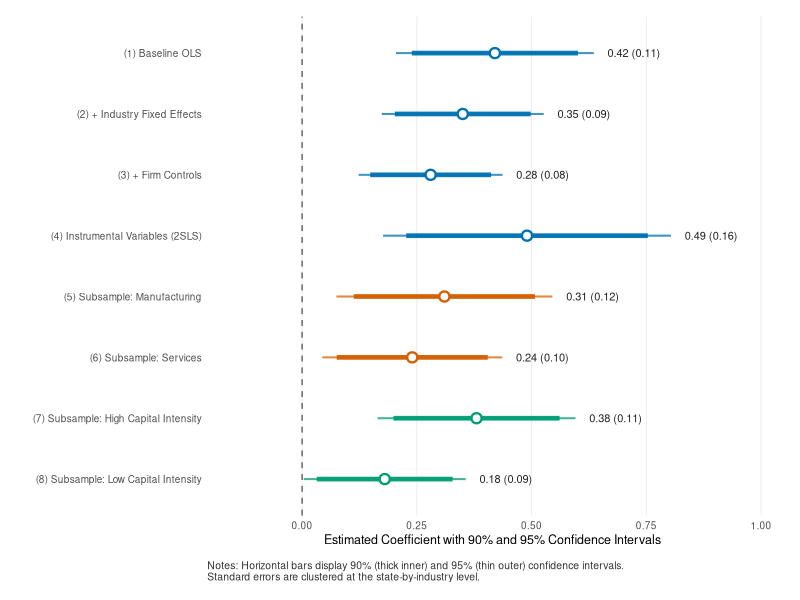
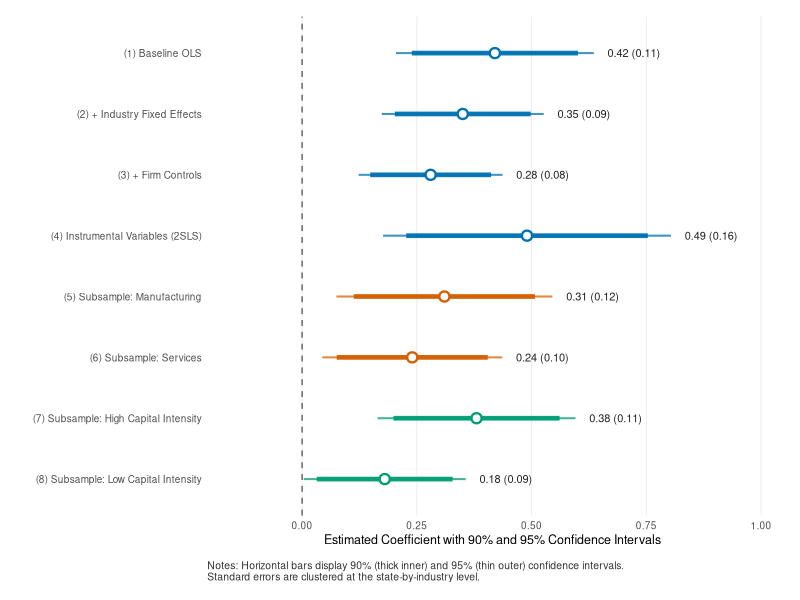

Generate these figures, in order, with R:
# Publication-Grade Coefficient and Forest Plot (R / ggplot2)
# Adheres to Gastel & Day exhibit standards

suppressPackageStartupMessages({
  library(ggplot2)
})

# 1. Model Estimates Table
create_model_estimates <- function() {
  data.frame(
    spec = factor(
      c(
        "(1) Baseline OLS",
        "(2) + Industry Fixed Effects",
        "(3) + Firm Controls",
        "(4) Instrumental Variables (2SLS)",
        "(5) Subsample: Manufacturing",
        "(6) Subsample: Services",
        "(7) Subsample: High Capital Intensity",
        "(8) Subsample: Low Capital Intensity"
      ),
      levels = rev(c(
        "(1) Baseline OLS",
        "(2) + Industry Fixed Effects",
        "(3) + Firm Controls",
        "(4) Instrumental Variables (2SLS)",
        "(5) Subsample: Manufacturing",
        "(6) Subsample: Services",
        "(7) Subsample: High Capital Intensity",
        "(8) Subsample: Low Capital Intensity"
      ))
    ),
    subgroup = c(rep("Full Sample", 4), rep("By Sector", 2), rep("By Capital Tier", 2)),
    estimate = c(0.42, 0.35, 0.28, 0.49, 0.31, 0.24, 0.38, 0.18),
    se = c(0.11, 0.09, 0.08, 0.16, 0.12, 0.10, 0.11, 0.09)
  )
}

# 2. Render Exhibit
plot_coefficient_forest_r <- function(df, out_pdf = "coefficient_plot_r.pdf", out_png = "coefficient_plot_r.png") {
  df$ci90_lo <- df$estimate - 1.645 * df$se
  df$ci90_hi <- df$estimate + 1.645 * df$se
  df$ci95_lo <- df$estimate - 1.960 * df$se
  df$ci95_hi <- df$estimate + 1.960 * df$se
  df$label <- sprintf("%.2f (%.2f)", df$estimate, df$se)
  
  p <- ggplot(df, aes(x = estimate, y = spec, color = subgroup)) +
    # Null reference line
    geom_vline(xintercept = 0, linetype = "dashed", color = "#666666", linewidth = 0.5) +
    # 95% Confidence Interval (thin outer line)
    geom_errorbar(aes(xmin = ci95_lo, xmax = ci95_hi), width = 0, orientation = "y", linewidth = 0.7, alpha = 0.75) +
    # 90% Confidence Interval (thick inner line)
    geom_errorbar(aes(xmin = ci90_lo, xmax = ci90_hi), width = 0, orientation = "y", linewidth = 1.6, alpha = 0.95) +
    # Point estimates
    geom_point(size = 2.6, shape = 21, fill = "white", stroke = 1.2) +
    # Numeric text labels
    geom_text(aes(x = ci95_hi + 0.03, label = label), hjust = 0, size = 2.8, color = "#222222") +
    scale_color_manual(values = c("Full Sample" = "#0072B2", "By Sector" = "#D55E00", "By Capital Tier" = "#009E73")) +
    coord_cartesian(xlim = c(-0.15, 0.98)) +
    labs(
      x = "Estimated Coefficient with 90% and 95% Confidence Intervals",
      y = "",
      caption = paste(
        "Notes: Horizontal bars display 90% (thick inner) and 95% (thin outer) confidence intervals.",
        "Standard errors are clustered at the state-by-industry level.",
        sep = "\n"
      )
    ) +
    theme_minimal(base_size = 9, base_family = "sans") +
    theme(
      legend.position = "none",
      panel.grid.minor = element_blank(),
      panel.grid.major.x = element_line(color = "#ebebeb", linewidth = 0.3),
      panel.grid.major.y = element_blank(),
      plot.caption = element_text(size = 7.5, color = "#333333", hjust = 0, margin = margin(t = 10)),
      plot.margin = margin(12, 16, 12, 12)
    )
  
  ggsave(out_pdf, plot = p, width = 7.5, height = 4.8, device = "pdf")
  ggsave(out_png, plot = p, width = 7.5, height = 4.8, dpi = 300)
  message(sprintf("Saved: %s and %s", out_pdf, out_png))
  return(invisible(p))
}

main <- function() {
  args <- commandArgs(trailingOnly = FALSE)
  file_arg <- grep("^--file=", args, value = TRUE)
  if (length(file_arg) > 0) {
    script_dir <- dirname(normalizePath(sub("^--file=", "", file_arg[1]), winslash = "/"))
  } else {
    script_dir <- getwd()
  }
  
  dat <- create_model_estimates()
  out_pdf <- file.path(script_dir, "coefficient_plot_r.pdf")
  out_png <- file.path(script_dir, "coefficient_plot_r.png")
  plot_coefficient_forest_r(dat, out_pdf, out_png)
  invisible(NULL)
}

if (!interactive()) {
  main()
}
